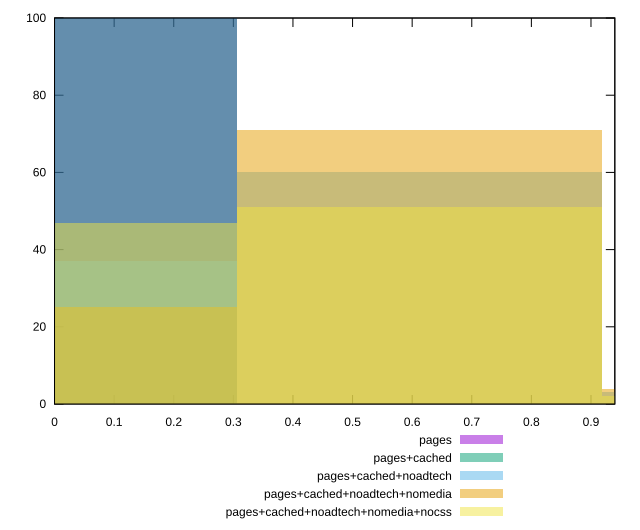

This chart was generated by the following gnuplot code:
reset

$pages <<EOF
0 100
EOF

$pagesCached <<EOF
0 100
EOF

$pagesCachedNoadtech <<EOF
0.6124010400328106 60
1.2248020800656212 3
0 37
EOF

$pagesCachedNoadtechNomedia <<EOF
0.6124010400328106 71
0 25
1.2248020800656212 4
EOF

$pagesCachedNoadtechNomediaNocss <<EOF
0 47
0.6124010400328106 51
1.2248020800656212 2
EOF

set key outside below
set boxwidth 0.6124010400328106
set xrange [0:0.94]
set yrange [0:100]
set trange [0:100]
set style fill transparent solid 0.5 noborder
set terminal svg size 640, 530 enhanced background rgb 'white'
set output "report_00015_2021-02-09T16-11-33.973Z/max-potential-fid/comparison/histogram/all_score.svg"

plot $pages title "pages" with boxes, \
     $pagesCached title "pages+cached" with boxes, \
     $pagesCachedNoadtech title "pages+cached+noadtech" with boxes, \
     $pagesCachedNoadtechNomedia title "pages+cached+noadtech+nomedia" with boxes, \
     $pagesCachedNoadtechNomediaNocss title "pages+cached+noadtech+nomedia+nocss" with boxes

reset
